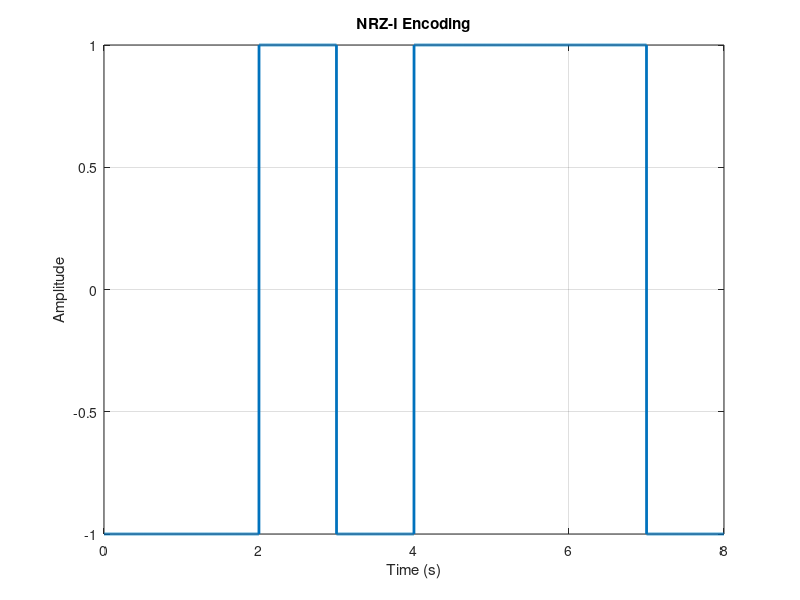

This chart was generated by the following MATLAB code:
% NRZ-I (Non-Return to Zero Inverted)

clc; clear; close all;

% Input Parameters
bits = [1 0 1 1 1 0 0 1];  % Binary sequence
bitrate = 1;               % Bitrate in bits per second
n = 1000;                  % Samples per bit
t = linspace(0, length(bits) / bitrate, n * length(bits)); % Time vector
x = zeros(1, length(t));   % Encoded signal initialization
lastbit = 1;               % Initial voltage level

% NRZ-I Encoding
for i = 1:length(bits)
    idx = (i-1)*n + 1:i*n; 
    if bits(i) == 1
        lastbit = -lastbit; % Toggle voltage for 1
    end
    x(idx) = lastbit; % Assign voltage level
end

% Plot the Encoded Signal
figure;
plot(t, x, 'LineWidth', 2); grid on;
title('NRZ-I Encoding'); xlabel('Time (s)'); ylabel('Amplitude');

% NRZ-I Decoding
decoded = zeros(1, length(bits)); 
lastbit = 1;

for i = 1:length(bits)
    if x((i-1)*n+1) ~= lastbit
        decoded(i) = 1;    % Voltage change indicates 1
        lastbit = -lastbit;
    end
end

% Display Decoded Bits
disp('Decoded Bits:'); 
disp(decoded);
